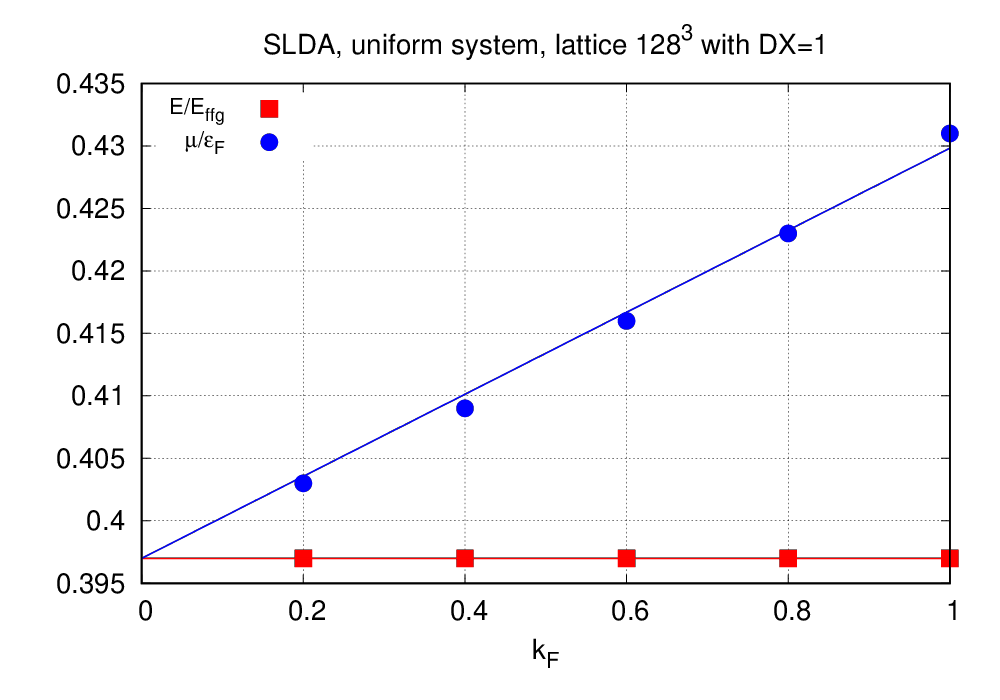

Write the gnuplot code that produced this figure.
# results for the uniform solution obtained on lattice 128x128x128  with DX=1

set term post enh eps color dashed 20
set output "chem-pot.eps"

set style line 1 pt 5 ps 2.0 lw 2. lt 1 lc 1   
set style line 2 pt 7 ps 2.0 lw 2. lt 1 lc 3
set style line 12 pt 2 ps 1.5 lw 4. lt 1 lc -1 dt 2 

set key top left font ",16"
set key spacing 1.5
set xrange[0:1]
set grid

set xlabel "k_F"
# set ylabel ""
set title "SLDA, uniform system, lattice 128^3 with DX=1"

a=0.01
b=0.397
linear(kF) = a*kF+b
fit linear(x) "chem-pot.txt" u 1:3 via a


plot "chem-pot.txt" u 1:2 t "E/E_{ffg}" w p ls 1, \
     "chem-pot.txt" u 1:3 t "{/Symbol m}/{/Symbol e}_{F}" w p ls 2,\
     0.397 not w l ls 1, linear(x) not w l ls 2

set out
set terminal X

system("convert -colorspace sRGB -density 200 chem-pot.eps chem-pot.png")
